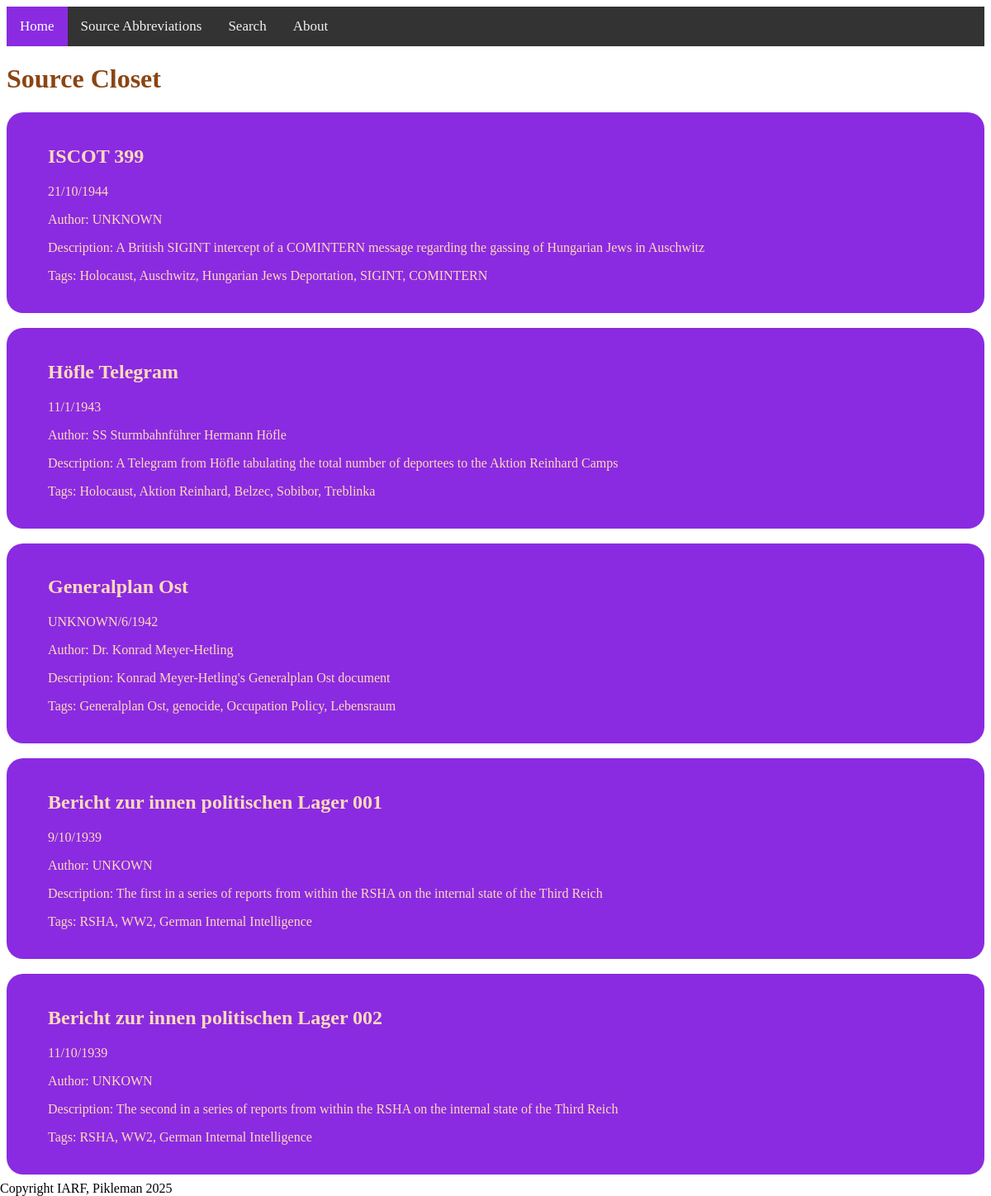
Before: / with the older database file.
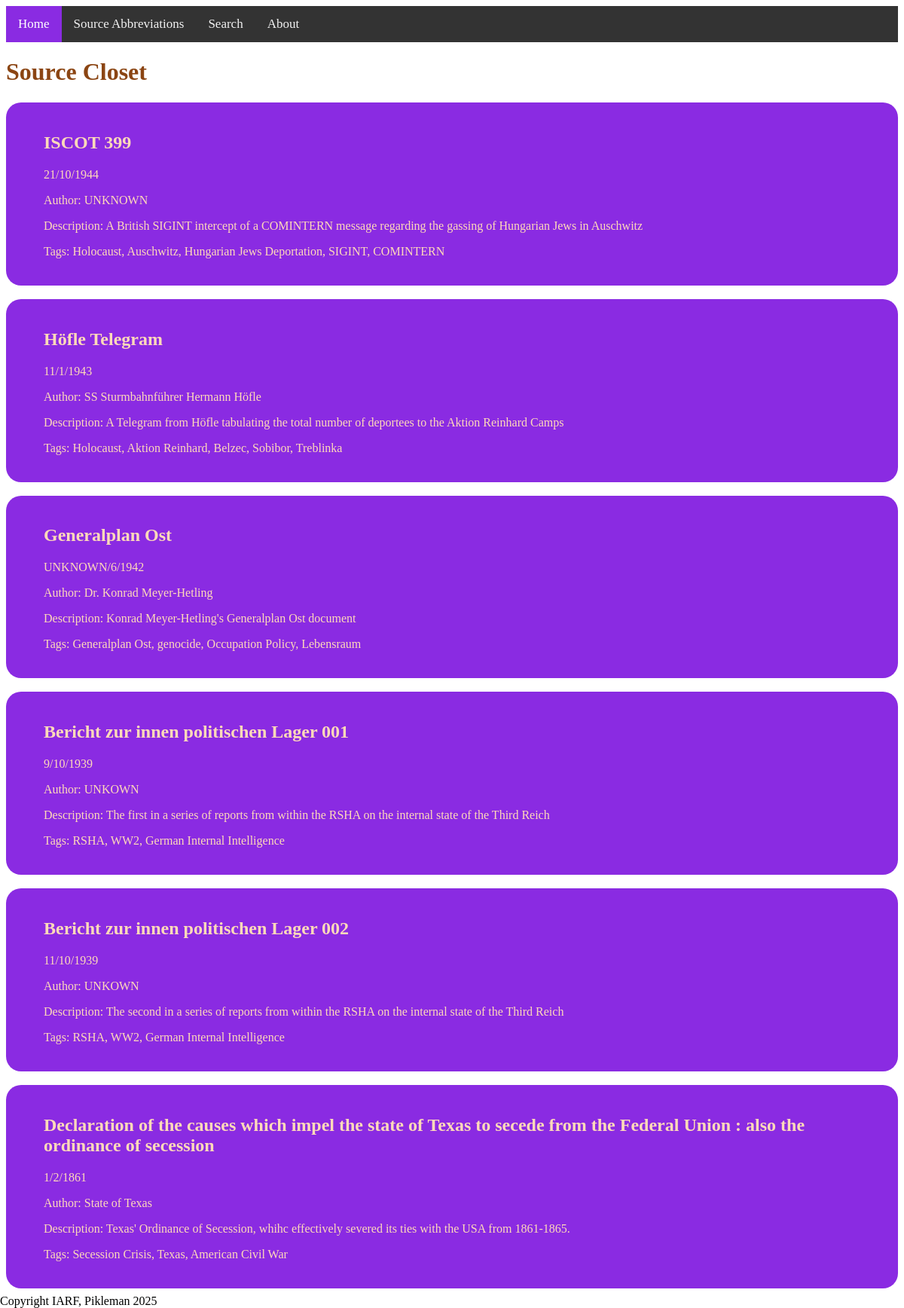
After: the same page with the newer database file.
### tables this page shows
CREATE TABLE "SOURCES" (
	"Title"	TEXT,
	"Month"	INTEGER,
	"Date"	INTEGER,
	"Year"	INTEGER,
	"Author"	TEXT,
	"Country"	TEXT,
	"Topic"	TEXT,
	"Description"	TEXT,
	"Source"	TEXT,
	"Protected"	INTEGER,
	"Path"	TEXT
, "ID"	INTEGER, "Scaled"	INTEGER, "Link"	TEXT, "Attribution"	TEXT);

### app.py (the view)
@app.route('/')
def index():  # put application's code here
    db = sqlite3.connect('sources.db')
    sources = []
    for source in db.execute('SELECT * FROM sources'):
        sources.append(source)
    db.close()
    return render_template("index.html", sources=sources)

### templates/index.html (shortened to what this page needs)
<!DOCTYPE html>
<html lang="en">
<head>
    <link rel="stylesheet" href="{{ url_for('static', filename='styles/styles.css') }}">
</head>
<body>
<div class="topnav">
  <a class="active" href="{{url_for('index')}}">Home</a>
  <a href="{{url_for('sources_abbr')}}">Source Abbreviations</a>
  <a href="{{ url_for('search') }}">Search</a>
  <a href="{{ url_for('about') }}">About</a>
</div>
<h1 id="title">Source Closet</h1>
{% for src in sources[:6] %}
<a href="{{ url_for("source", id=src[11]) }}" class="src_link">
    <div class="source">
        <h2 class="src_heading">{{ src[0] }}</h2>
        <p>{{ src[2] }}/{{ src[1] }}/{{ src[3] }}</p>
        <p>Author: {{ src[4] }}</p>
        <p>Description: {{ src[7] }}</p>
        <p>Tags: {{ ', '.join(src[6].split('/')) }}</p>
    </div>
</a>
<br>
{% endfor %}
<footer>
    Copyright IARF, Pikleman 2025
</footer>
</body>
</html>

### static/styles/styles.css (style rules this page uses)
.source { border-radius: 20px; background-color: blueviolet; padding-left: 50px; padding-right: 50px; padding-top: 20px; padding-bottom: 20px; }
#title { color: saddlebrown; font-family: Copperplate; }
footer { position: fixed; bottom: 0; left: 0; right: 0; }
.src_link { text-decoration: none; color: peachpuff; font-family: Copperplate; }
.topnav { background-color: #333; overflow: hidden; }
.topnav a { float: left; color: #f2f2f2; text-align: center; padding: 14px 16px; text-decoration: none; font-size: 17px; }
.topnav a.active { background-color: blueviolet; color: white; }

Changed rows visible on the page:
added SOURCES: Title "Declaration of the causes which impel the state of Texas to secede from the Federal Union : also the ordinance of secession", Date "1", Month "2", Year "1861", Author "State of Texas", Description "Texas' Ordinance of Secession, whihc effectively severed its ties with the USA from 1861-1865.", Topic "Secession Crisis, Texas, American Civil War"
